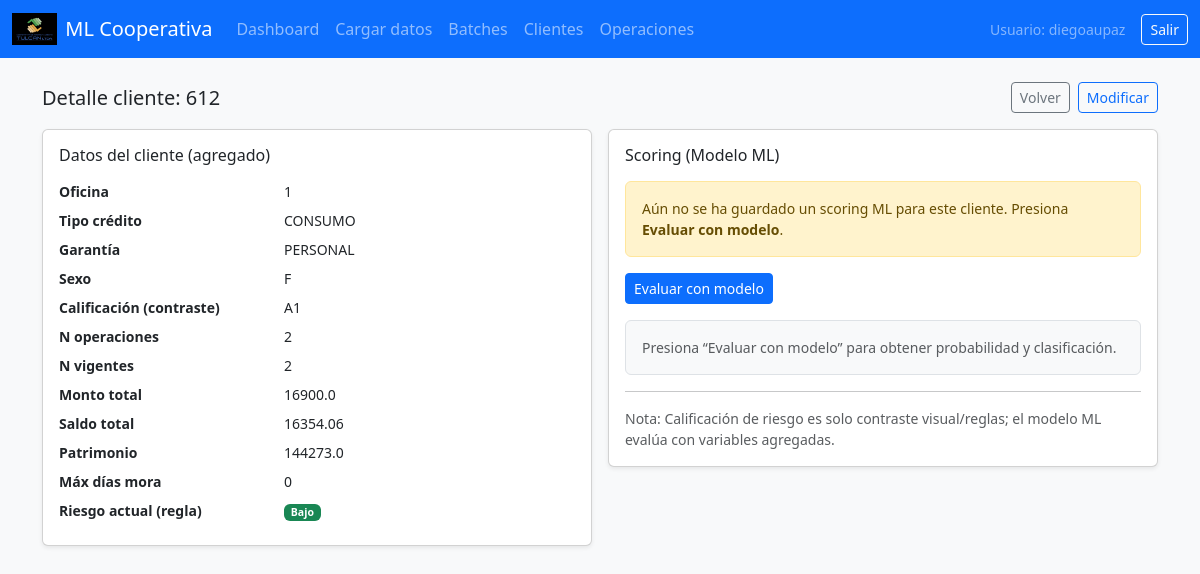
/data/customers/612/ (signed in), run on the app's committed database.
### datahub/models.py (models this page shows)
class CustomerAggregate(models.Model):
    batch = models.ForeignKey(DataBatch, null=True, blank=True, on_delete=models.SET_NULL)
    SEX_CHOICES = [
        ("M", "Masculino"),
        ("F", "Femenino"),
        ("O", "Otro/No declara"),
    ]
    TIPO_CREDITO_CHOICES = [
        ("CONSUMO", "Consumo"),
        ("MICROCREDITO", "Microcrédito"),
        ("COMERCIAL", "Comercial"),
        ("VIVIENDA", "Vivienda"),
    ]
    GARANTIA_CHOICES = [
        ("PERSONAL", "Personal"),
        ("HIPOTECARIA", "Hipotecaria"),
        ("PRENDARIA", "Prendaria"),
        ("SOLIDARIA", "Solidaria"),
    ]
    CALIF_CHOICES = [
        ("A1","A1"), ("A2","A2"), ("A3","A3"),
        ("B1","B1"), ("B2","B2"),
        ("C1","C1"), ("C2","C2"),
        ("D","D"), ("E","E"),
    ]
    cliente = models.CharField(max_length=32, unique=True)
    oficina = models.CharField(max_length=32, blank=True, default="")  # si luego quieres choices, lo hacemos
    tipo_credito = models.CharField(max_length=64, blank=True, default="", choices=TIPO_CREDITO_CHOICES)
    garantia = models.CharField(max_length=64, blank=True, default="", choices=GARANTIA_CHOICES)
    sexo = models.CharField(max_length=8, blank=True, default="", choices=SEX_CHOICES)
    calificacion_riesgo = models.CharField(max_length=8, blank=True, default="", choices=CALIF_CHOICES)
    riesgo_actual = models.BooleanField(default=False)
    n_operaciones = models.IntegerField(null=True, blank=True)
    n_vigentes = models.IntegerField(null=True, blank=True)
    monto_total = models.FloatField(null=True, blank=True)
    saldo_total = models.FloatField(null=True, blank=True)
    plazo_prom = models.FloatField(null=True, blank=True)
    tasa_prom = models.FloatField(null=True, blank=True)
    patrimonio_tec = models.FloatField(null=True, blank=True)
    max_dias_mora = models.IntegerField(null=True, blank=True)
    antiguedad_max_dias = models.IntegerField(null=True, blank=True)
    dias_hasta_ultimo_venc = models.IntegerField(null=True, blank=True)
    is_active = models.BooleanField(default=True)
    ml_proba_last = models.FloatField(null=True, blank=True)   # 0..1
    ml_pred_last = models.BooleanField(null=True, blank=True)  # True=alto, False=bajo
    ml_scored_at = models.DateTimeField(null=True, blank=True)
    ml_scored_by = models.CharField(max_length=150, blank=True, default="")
    created_at = models.DateTimeField(auto_now_add=True)
    updated_at = models.DateTimeField(auto_now=True)

### datahub/views.py (the view)
# urls.py: path("customers/<str:cliente>/", views.customer_detail, name="customer_detail"),
@login_required
def customer_detail(request, cliente):
    obj = get_object_or_404(CustomerAggregate, cliente=cliente)
    return render(request, "datahub/customer_detail.html", {"c": obj})

### templates/datahub/customer_detail.html (shortened to what this page needs)
{% extends "base.html" %}
{% block content %}
<div class="d-flex align-items-center justify-content-between mb-3">
  <h5 class="mb-0">Detalle cliente: {{ c.cliente }}</h5>
  <div class="d-flex gap-2">
    <a class="btn btn-outline-secondary btn-sm" href="{% url 'customers_list' %}">Volver</a>
    <a class="btn btn-outline-primary btn-sm" href="{% url 'customer_edit' c.cliente %}">Modificar</a>
  </div>
</div>
<div class="row g-3">
  <div class="col-12 col-lg-6">
    <div class="card shadow-sm">
      <div class="card-body">
        <h6 class="mb-3">Datos del cliente (agregado)</h6>
        <dl class="row mb-0 small">
          <dt class="col-5">Oficina</dt><dd class="col-7">{{ c.oficina }}</dd>
          <dt class="col-5">Tipo crédito</dt><dd class="col-7">{{ c.tipo_credito }}</dd>
          <dt class="col-5">Garantía</dt><dd class="col-7">{{ c.garantia }}</dd>
          <dt class="col-5">Sexo</dt><dd class="col-7">{{ c.sexo }}</dd>
          <dt class="col-5">Calificación (contraste)</dt><dd class="col-7">{{ c.calificacion_riesgo }}</dd>
          <dt class="col-5">N operaciones</dt><dd class="col-7">{{ c.n_operaciones }}</dd>
          <dt class="col-5">N vigentes</dt><dd class="col-7">{{ c.n_vigentes }}</dd>
          <dt class="col-5">Monto total</dt><dd class="col-7">{{ c.monto_total }}</dd>
          <dt class="col-5">Saldo total</dt><dd class="col-7">{{ c.saldo_total }}</dd>
          <dt class="col-5">Patrimonio</dt><dd class="col-7">{{ c.patrimonio_tec }}</dd>
          <dt class="col-5">Máx días mora</dt><dd class="col-7">{{ c.max_dias_mora }}</dd>
          <dt class="col-5">Riesgo actual (regla)</dt>
          <dd class="col-7">
            {% if c.riesgo_actual %}
              <span class="badge bg-danger">Alto</span>
            {% else %}
              <span class="badge bg-success">Bajo</span>
            {% endif %}
          </dd>
        </dl>
      </div>
    </div>
  </div>
  <div class="col-12 col-lg-6">
    <div class="card shadow-sm">
      <div class="card-body">
        <h6 class="mb-3">Scoring (Modelo ML)</h6>
        <div id="lastScoreBox" class="mb-3">
          {% if c.ml_scored_at %}
            <div class="alert alert-secondary small mb-0">
              <div class="d-flex align-items-center justify-content-between">
                <div>
                  <b>Última evaluación guardada:</b>
                  {{ c.ml_scored_at }}
                  {% if c.ml_scored_by %}<span class="text-muted"> (por {{ c.ml_scored_by }})</span>{% endif %}
                </div>
                <div>
                  {% if c.ml_pred_last %}
                    <span class="badge bg-danger">ALTO</span>
                  {% else %}
                    <span class="badge bg-success">BAJO</span>
                  {% endif %}
                </div>
              </div>
              <div class="mt-1">
                <b>Probabilidad de incumplimiento::</b>
                {% if c.ml_proba_last is not None %}
                  {{ c.ml_proba_last|floatformat:4 }} <span class="text-muted">(0..1)</span>
                {% else %}
                  -
                {% endif %}
              </div>
            </div>
          {% else %}
            <div class="alert alert-warning small mb-0">
              Aún no se ha guardado un scoring ML para este cliente. Presiona <b>Evaluar con modelo</b>.
            </div>
          {% endif %}
        </div>
        <div class="mb-3">
          <button id="btnScore" class="btn btn-primary btn-sm" type="button">Evaluar con modelo</button>
        </div>
        <div id="scoreBox" class="border rounded p-3 bg-light">
          <div class="text-muted small">Presiona “Evaluar con modelo” para obtener probabilidad y clasificación.</div>
        </div>
        <hr class="my-3">
        <p class="text-muted small mb-0">
          Nota: Calificación de riesgo es solo contraste visual/reglas; el modelo ML evalúa con variables agregadas.
        </p>
      </div>
    </div>
  </div>
</div>
{% endblock %}

### templates/base.html (shortened to what this page needs)
{% load static %}
<!doctype html>
<html lang="es">
<head>
  <link href="https://cdn.jsdelivr.net/npm/bootstrap@5.3.3/dist/css/bootstrap.min.css" rel="stylesheet">
</head>
<body class="bg-light">
<nav class="navbar navbar-expand-lg navbar-dark bg-primary">
  <div class="container-fluid">
    <a class="navbar-brand d-flex align-items-center gap-2" href="{% url 'dashboard' %}">
      <img src="{% static 'img/logo.png' %}" alt="Logo" style="height:32px;" onerror="this.style.display='none'">
      <span>ML Cooperativa</span>
    </a>
    <div class="collapse navbar-collapse">
      {% if user.is_authenticated %}
      <ul class="navbar-nav me-auto">
        <li class="nav-item"><a class="nav-link" href="{% url 'dashboard' %}">Dashboard</a></li>
        <li class="nav-item"><a class="nav-link" href="{% url 'upload_data' %}">Cargar datos</a></li>
        <li class="nav-item"><a class="nav-link" href="{% url 'batches' %}">Batches</a></li>
        <li class="nav-item"><a class="nav-link" href="{% url 'customers_list' %}">Clientes</a></li>
        <li class="nav-item"><a class="nav-link" href="{% url 'operations_list' %}">Operaciones</a></li>
      </ul>
      <div class="d-flex align-items-center gap-3">
        <span class="text-white-50 small">Usuario: {{ user.username }}</span>
        <form method="post" action="{% url 'logout' %}" class="d-inline">
          <button type="submit" class="btn btn-outline-light btn-sm">Salir</button>
        </form>
      </div>
      {% endif %}
    </div>
  </div>
</nav>
<div class="container py-4">
  {% block content %}{% endblock %}
</div>
</body>
</html>

### data on the page
CustomerAggregate: cliente "612", oficina "1", tipo_credito "CONSUMO", garantia "PERSONAL", sexo "F", calificacion_riesgo "A1", n_operaciones "2", n_vigentes "2", monto_total "16900.0", saldo_total "16354.06", patrimonio_tec "144273.0", max_dias_mora "0"

### other printed values
{{ user.username }} "diegoaupaz"
